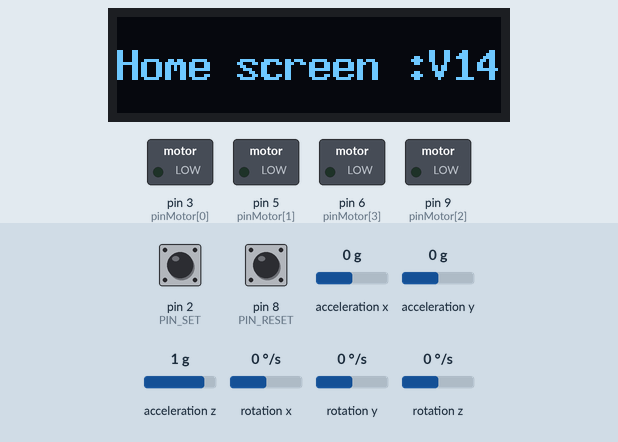
A sketch run on a simulated Arduino Uno, built with avr-gcc and run on an emulated ATmega328P. Shown: 128×32 one-colour display, switched loads named in the sketch (green lamp = pin HIGH). Wiring (inferred from the names in the program): MPU-6050 motion sensor at I2C address 0x68. The inputs (shaded band) are chosen by the test bench; at power-on: pin 2 (PIN_SET) HIGH, pin 8 (PIN_RESET) HIGH, acceleration x 0 g, acceleration y 0 g, acceleration z 1 g, rotation x 0 °/s, rotation y 0 °/s, rotation z 0 °/s.

Above: at 0.9 s.
1.0 s: pin 2 (PIN_SET) pulled LOW for 0.15 s
At 2.4 s:
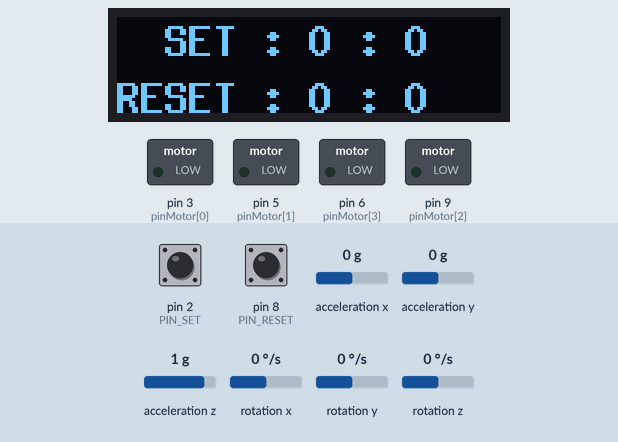
2.7 s: pin 8 (PIN_RESET) pulled LOW for 0.15 s
At 3.5 s:
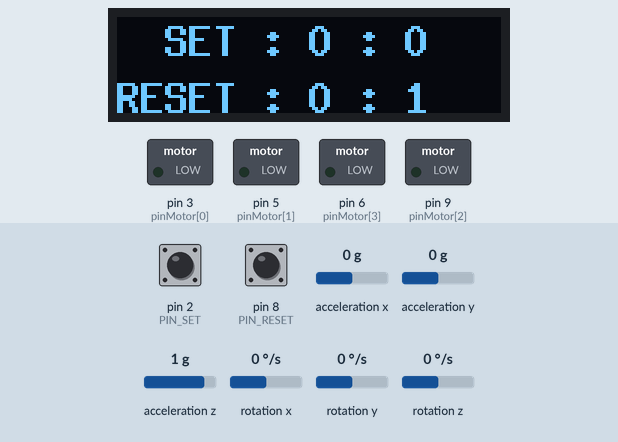
4.4 s: pin 2 (PIN_SET) pulled LOW for 1 s
At 5.9 s:
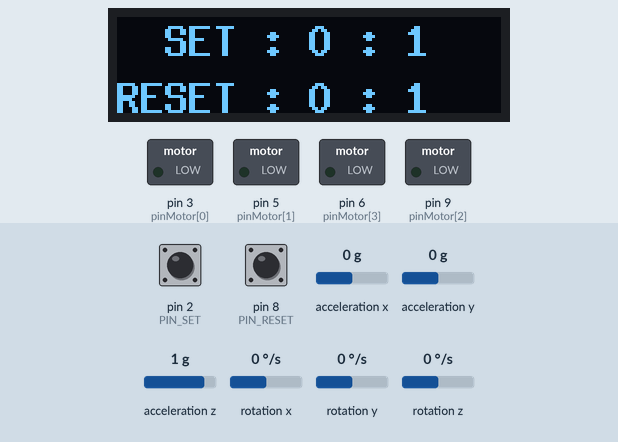
6.9 s: pin 8 (PIN_RESET) pulled LOW for 1 s
At 9.1 s:
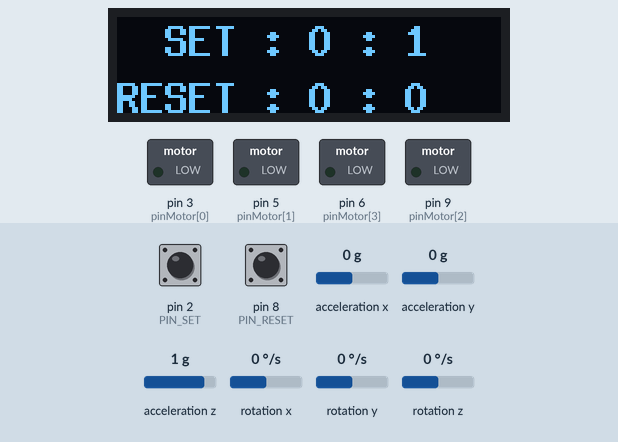
9.4 s: pin 2 (PIN_SET) driven LOW and pin 8 (PIN_RESET) driven LOW
At 9.98 s:
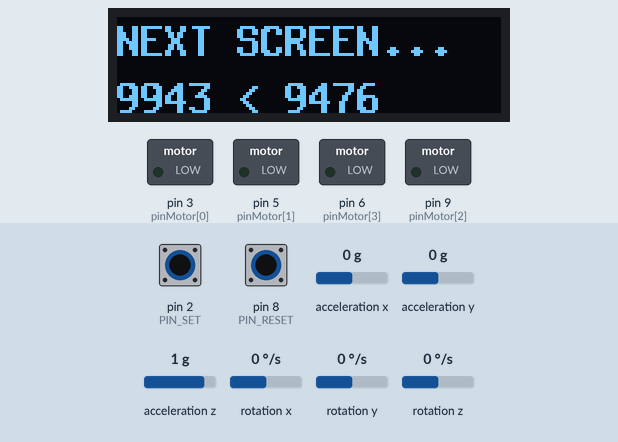
12.4 s: pin 2 (PIN_SET) driven HIGH
At 13.4 s:
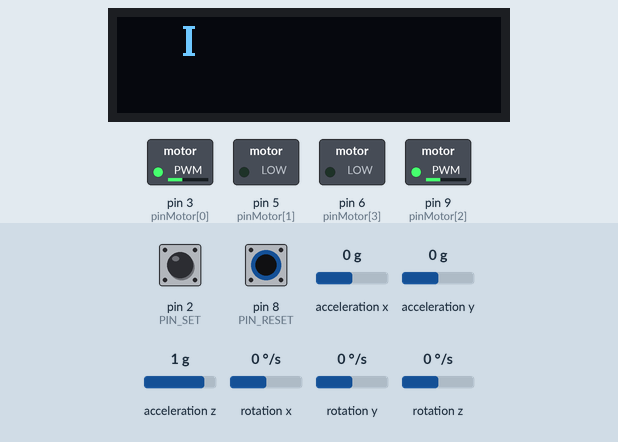
Timing chart, 0 to 15.4 s (numbered marks = the images above; inputs shaded):
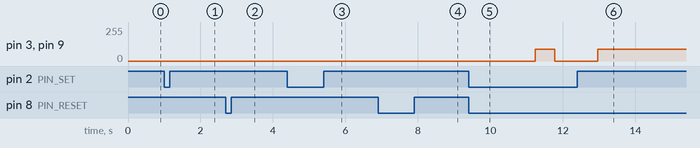

Measured:
- after the input at 1.0 s, the display: first changes after 0.10 s (image 1 shows a later state)
- after the input at 2.7 s, the display: first changes at once (image 2 shows a later state)
- after the input at 4.4 s, the display: first changes after 0.07 s (image 3 shows a later state)
- after the input at 6.9 s, the display: first changes after 0.06 s (image 4 shows a later state)
- after the input at 9.4 s, pin 3 (pinMotor[0]), pin 9 (pinMotor[2]): 0/255 → 90/255 after 1.8 s, → 0/255 0.54 s later; the display: first changes after 0.08 s (image 5 shows a later state)
- after the input at 12.4 s, pin 3 (pinMotor[0]), pin 9 (pinMotor[2]): goes on until 13.0 s, then stays 90/255

The sketch:

main.ino
```cpp
// Librairy
  #include <Adafruit_MPU6050.h>
  #include <Adafruit_SSD1306.h>
  #include <Adafruit_Sensor.h>
  #include <U8g2lib.h> // Dox sur la librairie de l'écran OLED : https://github.com/olikraus/u8g2/wiki/fntlistall

  #include <Wire.h> // librairie pour le bus I2C

// Constante
  #define OFFSET_DEMARAGE_MOTEUR 90 // définit la valeur minimum où démarre le moteur
  #define TIME_BETWEEN_SCREEN 500 // Temps entre chaque fenêtre
  #define DELAY_ANTI_REBOUND 10000 // Temps anti rebond [us]

// Boutons Set Reset
  #define PIN_SET 2 // broche du bouton set
  bool lastStateButton_SET = HIGH; // Valeur par défaut du bouton
  bool falling_SET = 0; // front montant
  uint32_t lastFalling_SET = 0; // retient le dernier front

  #define PIN_RESET 8 // broche du bouton reset
  bool lastStateButton_RESET = HIGH;  // when the button isn't push; the value is HIGH
  bool falling_RESET = 0;             // give the falling button
  uint32_t lastFalling_RESET = 0;     // Record the time of the last falling
  const byte pinMotor[] = {3, 5, 9, 6};

// MPU-6050
  Adafruit_MPU6050 mpu;

  // Variable pour le capteur MPU-6050
  int gyro_x, gyro_y, gyro_z;
  long gyro_x_cal, gyro_y_cal, gyro_z_cal;
  boolean set_gyro_angles;

  long acc_x, acc_y, acc_z, acc_total_vector;
  float angle_roll_acc, angle_pitch_acc;

  float angle_pitch, angle_roll, angle_axisZ;
  int angle_pitch_buffer, angle_roll_buffer;
  float angle_pitch_output, angle_roll_output;


  // retient la dernière prise de mesure
  long loop_timer;


// Display counter
  byte displaycount = 0;


// OLED screen
  U8G2_SSD1306_128X32_UNIVISION_F_HW_I2C u8g2(U8G2_R0);

// Régulation

  // Constante PID pour la régulation
  float kP = 20.0, kI = 0, kD = 0.0;
  char letter = 'P'; // lettre Afficher durant les réglages.

  // dérivé et intégrale
  float lastError = 0, integralError;


void setup() {

// push button
  // résistance de pull up interne
  pinMode(PIN_SET, INPUT_PULLUP);
  pinMode(PIN_RESET, INPUT_PULLUP);

//Start I2C
  Wire.begin();

//Setup the registers of the MPU-6050
  setup_mpu_6050_registers();

// police de l'écran oled
  u8g2.begin();
  u8g2.enableUTF8Print();
  u8g2.setFont(u8g2_font_8x13B_tf  );  // 8x13 pixel : définit la police : https://github.com/olikraus/u8g2/wiki/fntlistall

  HomeScreen(); BetweenScreen(); // écran d'acceuille

  TestPushButtonScreen(); BetweenScreen(); // écran pour tester les boutons
}


void loop() {

  DisplayXaxisMPUScreen(); BetweenScreen(); // Prise du zéro

  ScreenKPsetting(); BetweenScreen(); // réglage de P

  ScreenKIsetting(); BetweenScreen(); // réglage de I

  ScreenKDsetting(); BetweenScreen(); // réglage de D

}


// Menu pour régler P
void ScreenKPsetting(void){

  do{
	  // lis l'état des boutons
    ReadPushButton();

	// lis l'angle du capteur
    loop_mpu_6050();

	// Affiche que l'on va régler P et l'angle
    u8g2.setCursor(0, 13); u8g2.print("Réglage de Kp");
    u8g2.setCursor(0, 30); u8g2.print("inc. :"); u8g2.print(angle_pitch_output);

	// recharge l'écran
    RefreshScreen();

  }while(lastStateButton_SET);

    letter = 'P';
  BetweenScreen();

  do{

    ReadPushButton();

    loop_mpu_6050();

    Regulation();

    if(falling_RESET){

      // incrément P à chaque appuie de Reset
      kP += 2.0;

    }


  }while(lastStateButton_SET);

  BetweenScreen();
  shutDownMotors(); // turn off all motors

  do{

    ReadPushButton();

	// Affiche la valeur de P
    u8g2.setCursor(0, 13); u8g2.print("Valeur de Kp :");
    u8g2.setCursor(0, 30); u8g2.print(kP);

    RefreshScreen();

  }while(lastStateButton_SET);

}


void ScreenKIsetting(void){

  do{
    ReadPushButton();

    loop_mpu_6050();

    u8g2.setCursor(0, 13); u8g2.print("Réglage de I");
    u8g2.setCursor(0, 30); u8g2.print("inc. :"); u8g2.print(angle_pitch_output);

    RefreshScreen();

  }while(lastStateButton_SET);

  letter = 'I';
  BetweenScreen();

  do{

    ReadPushButton();

    loop_mpu_6050();

    Regulation();

    if(falling_RESET){
      // each time reset button is pressed
      // increments Kp of 1
      kI += 0.1;

    }


  }while(lastStateButton_SET);


  BetweenScreen();
  shutDownMotors(); // turn off all motors

  do{

    ReadPushButton();

    u8g2.setCursor(0, 13); u8g2.print("Valeur de I : ");
    u8g2.setCursor(0, 32); u8g2.print(kI);

    RefreshScreen();

  }while(lastStateButton_SET);

}


void ScreenKDsetting(void){

  do{
    ReadPushButton();

    loop_mpu_6050();

    u8g2.setCursor(0, 13); u8g2.print("Réglage de Kd");
    u8g2.setCursor(0, 30); u8g2.print("inc. :"); u8g2.print(angle_pitch_output);

    RefreshScreen();

  }while(lastStateButton_SET);
   letter = 'D';
  BetweenScreen();

  do{

    ReadPushButton();

    loop_mpu_6050();

    Regulation();

    if(falling_RESET){
      // each time reset button is pressed
      // increments Kp of 1
      kD += 0.01;

    }


  }while(lastStateButton_SET);

  BetweenScreen();
  shutDownMotors(); // turn off all motors

  do{

    ReadPushButton();

    u8g2.setCursor(0, 13); u8g2.print("Valeur de KD : ");
    u8g2.setCursor(0, 32); u8g2.print(kD);

    RefreshScreen();

  }while(lastStateButton_SET);

}


void TestMotorsScreen(void){
  for(byte i=0; i<4; i++){
    for(byte j=0; j<255; j+=5){
      analogWrite(pinMotor[i], j);
      u8g2.setCursor(0, 13); u8g2.print("Moteur : "); u8g2.print(pinMotor[i]);
      u8g2.setCursor(0, 32); u8g2.print("Vitesse : "); u8g2.print(j);
      RefreshScreen();
      delay(250);
    }
    analogWrite(pinMotor[i], 0);
  }


  uint32_t t=millis();
  u8g2.setCursor(0, 13); u8g2.print("Reculer ");
  u8g2.setCursor(0, 32); u8g2.print("full pwr");
  RefreshScreen();

  while((millis() - 4000) < t){

    analogWrite(3, 255);
    analogWrite(9, 255);

  }

  shutDownMotors(); // turn off all motors
}


void TestPushButtonScreen(void){
  do {

    ReadPushButton();

	// valeur qui sont mise à 1 ou à 0 à chaque front descendant
    static bool SET_OnOFF = 1, RESET_OnOFF = 0;

    if(falling_RESET){RESET_OnOFF = !RESET_OnOFF;}
    if(falling_SET){SET_OnOFF = !SET_OnOFF;}

    u8g2.setCursor(0, 13);
    u8g2.print("  SET : "); u8g2.print(!lastStateButton_SET);
    u8g2.print(" : "); u8g2.print(SET_OnOFF);

    u8g2.setCursor(0, 32);
    u8g2.print("RESET : "); u8g2.print(!lastStateButton_RESET);
    u8g2.print(" : "); u8g2.print(RESET_OnOFF);

    RefreshScreen();

  }while(lastStateButton_RESET || lastStateButton_SET);

} // Function


void DisplayXaxisMPUScreen(){

  /* Affiche l'inclinaison
   * Si on presse sur Reset,
   * Il reprend le 0 avec 1000 mesures
   */
  do{

    ReadPushButton();

    loop_mpu_6050();

    if(falling_RESET){set_OFFSET_mpu_6050_registers();}
    u8g2.setCursor(0, 13); u8g2.print("R take offset");
    u8g2.setCursor(0, 30); u8g2.print("axis X : "); u8g2.println(angle_pitch_output);
    RefreshScreen();

  }while(lastStateButton_SET);
}


void set_OFFSET_mpu_6050_registers(){

  //Read the raw acc and gyro data from the MPU-6050 1000 times
  for (int cal_int = 0; cal_int < 1000 ; cal_int ++){
    read_mpu_6050_data();
    //Add the gyro x offset to the gyro_x_cal variable
    gyro_x_cal += gyro_x;
    //Add the gyro y offset to the gyro_y_cal variable
    gyro_y_cal += gyro_y;
    //Add the gyro z offset to the gyro_z_cal variable
    gyro_z_cal += gyro_z;
    //Delay 3us to have 250Hz for-loop

    displaycount++;
    if (displaycount > 60) {

      //Display a bar loading
      u8g2.setCursor(0, 13); u8g2.print("prise du zéro...");
      u8g2.setCursor(0, 30); u8g2.print("mesure n°"); u8g2.print(cal_int);
      RefreshScreen();

      displaycount=0;
    }
    delay(3);
  }

  gyro_x_cal /= 1000;
  gyro_y_cal /= 1000;
  gyro_z_cal /= 1000;

  u8g2.setCursor(0, 13);
  u8g2.print("offset X : ");
  u8g2.println(gyro_x_cal);
  RefreshScreen();
  delay(500);

  // Init Timer
  loop_timer = micros();
}


void loop_mpu_6050(void){

  // Get data from MPU-6050
  read_mpu_6050_data();

  //Subtract the offset values from the raw gyro values
  gyro_x -= gyro_x_cal;
  gyro_y -= gyro_y_cal;
  gyro_z -= gyro_z_cal;

  //Gyro angle calculations . Note 0.0000611 = 1 / (250Hz x 65.5)

  //Calculate the traveled pitch angle and add this to the angle_pitch variable
  angle_pitch += gyro_x * 0.0000611;
  //Calculate the traveled roll angle and add this to the angle_roll variable
  //0.000001066 = 0.0000611 * (3.142(PI) / 180degr) The Arduino sin function is in radians
  angle_roll += gyro_y * 0.0000611;

  //z axis
  angle_axisZ += gyro_z * 0.0000611;

  //If the IMU has yawed transfer the roll angle to the pitch angle
  angle_pitch += angle_roll * sin(gyro_z * 0.000001066);
  //If the IMU has yawed transfer the pitch angle to the roll angle
  angle_roll -= angle_pitch * sin(gyro_z * 0.000001066);

  //Accelerometer angle calculations

  //Calculate the total accelerometer vector
  acc_total_vector = sqrt((acc_x*acc_x)+(acc_y*acc_y)+(acc_z*acc_z));

  //57.296 = 1 / (3.142 / 180) The Arduino asin function is in radians
  //Calculate the pitch angle
  angle_pitch_acc = asin((float)acc_y/acc_total_vector)* 57.296;
  //Calculate the roll angle
  angle_roll_acc = asin((float)acc_x/acc_total_vector)* -57.296;

  //Accelerometer calibration value for pitch
  angle_pitch_acc -= 0.0;
  //Accelerometer calibration value for roll
  angle_roll_acc -= 0.0;

  if(set_gyro_angles){

  //If the IMU has been running
  //Correct the drift of the gyro pitch angle with the accelerometer pitch angle
    angle_pitch = angle_pitch * 0.9996 + angle_pitch_acc * 0.0004;
    //Correct the drift of the gyro roll angle with the accelerometer roll angle
    angle_roll = angle_roll * 0.9996 + angle_roll_acc * 0.0004;
  }
  else{
    //IMU has just started
    //Set the gyro pitch angle equal to the accelerometer pitch angle
    angle_pitch = angle_pitch_acc;
    //Set the gyro roll angle equal to the accelerometer roll angle
    angle_roll = angle_roll_acc;
    //Set the IMU started flag
    set_gyro_angles = true;
  }

  //To dampen the pitch and roll angles a complementary filter is used
  //Take 90% of the output pitch value and add 10% of the raw pitch value
  angle_pitch_output = angle_pitch_output * 0.9 + angle_pitch * 0.1;
  //Take 90% of the output roll value and add 10% of the raw roll value
  angle_roll_output = angle_roll_output * 0.9 + angle_roll * 0.1;
  //Wait until the loop_timer reaches 4000us (250Hz) before starting the next loop

  // Print to Serial Monitor

 while(micros() - loop_timer < 4000);
 //Reset the loop timer
 loop_timer = micros();

}


void setup_mpu_6050_registers(){

  //Activate the MPU-6050

  //Start communicating with the MPU-6050
  Wire.beginTransmission(0x68);
  //Send the requested starting register
  Wire.write(0x6B);
  //Set the requested starting register
  Wire.write(0x00);
  //End the transmission
  Wire.endTransmission();

  //Configure the accelerometer (+/-8g)

  //Start communicating with the MPU-6050
  Wire.beginTransmission(0x68);
  //Send the requested starting register
  Wire.write(0x1C);
  //Set the requested starting register
  Wire.write(0x10);
  //End the transmission
  Wire.endTransmission();

  //Configure the gyro (500dps full scale)

  //Start communicating with the MPU-6050
  Wire.beginTransmission(0x68);
  //Send the requested starting register
  Wire.write(0x1B);
  //Set the requested starting register
  Wire.write(0x08);
  //End the transmission
  Wire.endTransmission();

}


void read_mpu_6050_data(){

	// boucle où les mesures sont prise au maximum à 250 Hz
  while((micros() - loop_timer) < 4000){
    ;
  }
  //Read the raw gyro and accelerometer data

  //Start communicating with the MPU-6050
  Wire.beginTransmission(0x68);
  //Send the requested starting register
  Wire.write(0x3B);
  //End the transmission
  Wire.endTransmission();
  //Request 14 bytes from the MPU-6050
  Wire.requestFrom(0x68,14);
  //Wait until all the bytes are received
  while(Wire.available() < 14);

  //Following statements left shift 8 bits, then bitwise OR.
  //Turns two 8-bit values into one 16-bit value
  acc_x = Wire.read()<<8|Wire.read();
  acc_y = Wire.read()<<8|Wire.read();
  acc_z = Wire.read()<<8|Wire.read();
  int temp = Wire.read()<<8|Wire.read();
  gyro_x = Wire.read()<<8|Wire.read();
  gyro_y = Wire.read()<<8|Wire.read();
  gyro_z = Wire.read()<<8|Wire.read();

  loop_timer = micros();
}


void Regulation(void){

  // calcule l'erreur
  float error = 0 - angle_pitch_output;

  //Calcule l'intégrale
  integralError += error;

  // Calcule le signal PWM à donner aux moteurs
  float commande = error * kP + (error - lastError) * kD + integralError* kI ;


// Reculer
  if(commande > 0.0){

  commande += OFFSET_DEMARAGE_MOTEUR; // La valeur de commande + la valeur minimale pour faire tourner le moteur
    if(commande > 255.0 ){commande = 255;}

    analogWrite(5, commande);
    analogWrite(6, commande);

// Avancer
  } else {

    commande = OFFSET_DEMARAGE_MOTEUR - commande; // donne la valeur absolue de la commande
    if(commande > 255){commande = 255;}

    analogWrite(3, commande);
    analogWrite(9, commande);

  }

  // Retien l'ancienne erreur
  lastError = error;

}


void ReadPushButton(void){

  // Measures the state of the buttons

  bool stateButtonReset = digitalRead(PIN_RESET);

  // if button is not equal at last state
  if (stateButtonReset != lastStateButton_RESET){

    // Record the moment t [us]
    uint32_t _micros = micros();

    // if the time is bigger than the delay
    if(_micros - lastFalling_RESET >= DELAY_ANTI_REBOUND){

      // if that only a falling and not a rising
      if(stateButtonReset == 0){
        falling_RESET = 1;
      }
    }
    // Record again the last change state
    //Serial.println(_micros);
    lastFalling_RESET = _micros;
  } else {
     falling_RESET = 0;
  }

  // retiens le dernier état du bouton
  lastStateButton_RESET = stateButtonReset;


  bool stateButtonSet = digitalRead(PIN_SET);

  // if button is not equal at last state
  if (stateButtonSet != lastStateButton_SET){

    // Record the moment t [us]
    uint32_t _micros = micros();

    // if the time is bigger than the delay
    if(_micros - lastFalling_SET >= DELAY_ANTI_REBOUND){

      // if that only a falling and not a rising
      if(stateButtonSet == 0){
        falling_SET = 1;
      }
    }
    // Record again the last change state
    //Serial.println(_micros);
    lastFalling_SET = _micros;
  } else {
     falling_SET = 0;
  }

  // retiens le dernier état du bouton
  lastStateButton_SET = stateButtonSet;

}


void RefreshScreen(void){

  // recharge l'écran
  u8g2.sendBuffer();
  u8g2.clearBuffer();

}


void shutDownMotors(void){

  // met tous les moteurs à zéro
  analogWrite(5, 0);
  analogWrite(6, 0);
  analogWrite(3, 0);
  analogWrite(9, 0);

}


void BetweenScreen(void){

  // retiens le temps où on commence cette fenêtre
  uint32_t time1=millis();

  // Si (maintenant - durée de la fênetre) < temps de départ
  while (millis() - TIME_BETWEEN_SCREEN < (time1)){

    u8g2.setCursor(0, 13); u8g2.print("NEXT SCREEN...");
    u8g2.setCursor(0, 32); u8g2.print(millis()); u8g2.print(" < "); u8g2.print(time1);
    RefreshScreen(); // recharge l'écran

  }
	// Affiche la lettre de la régulation
    u8g2.setCursor(20, 13); u8g2.print(letter);
	// recharge l'écran
    RefreshScreen();
}


void HomeScreen(void){
  do {

	// lis l'état des boutons
  ReadPushButton();

  // Affiche au milieu de l'écran le numéro de l'écran
  u8g2.setCursor(0, 21);
  u8g2.print("Home screen :V14");

  // Recharge l'écran
  RefreshScreen();

  // Dès que set vaut 0 (appuyé)
  // On sort de la boucle
  }while(lastStateButton_SET);
}
```
